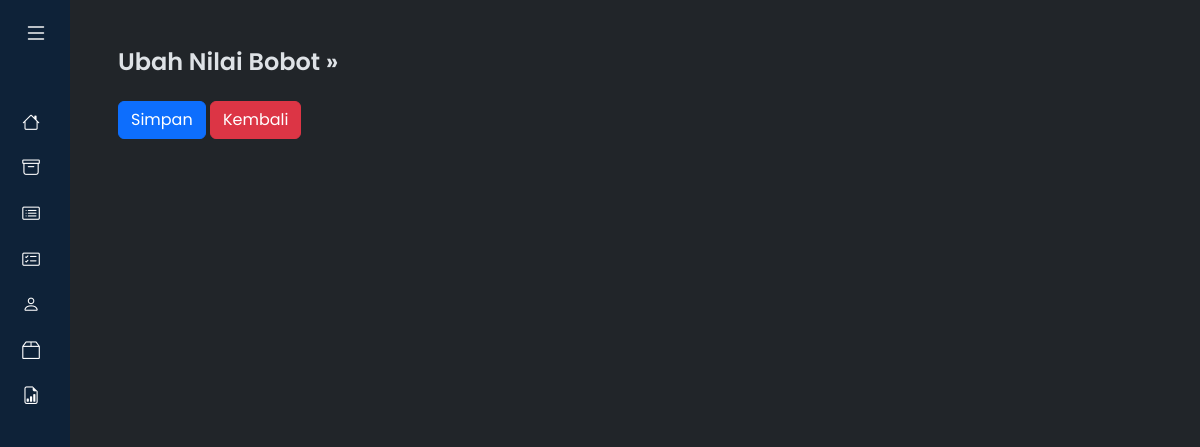
Page /?m=rel_alternatif_ubah&ID=A2&periode=2024-11-14 on the earlier database version.
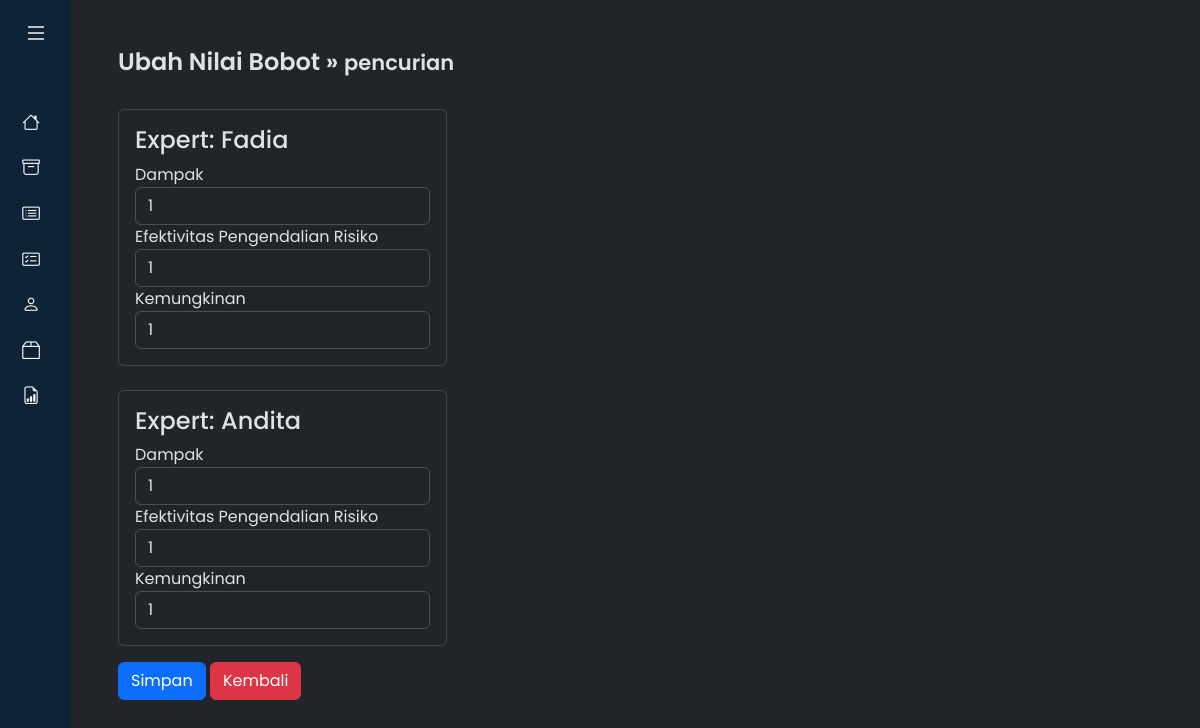
Same page on the later database version.
### tables this page shows
CREATE TABLE `tb_alternatif` (
  `kode_alternatif` varchar(16) NOT NULL,
  `tanggal` date NOT NULL,
  `nama_alternatif` varchar(256) NOT NULL DEFAULT '',
  `kategori` varchar(256) NOT NULL,
  `total` double NOT NULL,
  `rank` int(11) NOT NULL DEFAULT 0
);

CREATE TABLE `tb_experts` (
  `kode_expert` varchar(16) NOT NULL,
  `tanggal` date NOT NULL,
  `nama_expert` varchar(256) NOT NULL
);

CREATE TABLE `tb_kriteria` (
  `kode_kriteria` varchar(16) NOT NULL,
  `tanggal` date NOT NULL,
  `nama_kriteria` varchar(256) NOT NULL,
  `atribut` varchar(256) NOT NULL
);

### functions.php (called while the page is built, shortened)
<?php
include 'config.php';
include 'includes/db.php';
$db = new DB($config['server'], $config['username'], $config['password'], $config['database_name']);
function _get($key, $val = null)
{
    if (isset($_GET[$key]))
        return $_GET[$key];
    else
        return $val;
}
$mod = isset($_GET['m']) ? $_GET['m'] : 'home';

### config.php (called while the page is built)
<?php
$config["server"] = 'localhost';
$config["username"] = 'root';
$config["password"] = '';
$config["database_name"] = 'dbfahpvik';
?>

### includes/db.php (called while the page is built, shortened)
<?php
class DB
{
    var $conn = null;
    public function __construct($host, $username, $passwd, $dbname)
    {
        $this->conn = mysqli_connect($host, $username, $passwd, $dbname);
    }
    public function query($sql)
    {
        $query = mysqli_query($this->conn, $sql) or die('<pre>Error mysqli_query: ' . mysqli_error($this->conn) . '<br />' . $sql . '</pre>');
        return $query;
    }
    public function get_row($sql)
    {
        $query = $this->query($sql);
        return mysqli_fetch_object($query);
    }
    public function get_results($sql)
    {
        $query = $this->query($sql);
        $arr = array();
        while ($row = mysqli_fetch_object($query)) {
            $arr[] = $row;
        }
        return $arr;
    }
    public function get_var($sql)
    {
        $query = $this->query($sql);
        $row = mysqli_fetch_row($query);
        return isset($row[0]);
    }
}

### rel_alternatif_ubah.php (the view, shortened to what this page needs)
<?php
$row = $db->get_row("SELECT * FROM tb_alternatif WHERE kode_alternatif='$_GET[ID]' AND tanggal='$PERIODE'");
?>
<div class="page-header">
    <h1>Ubah Nilai Bobot &raquo; <small><?= $row->nama_alternatif ?></small></h1>
</div>
<div class="row">
    <div class="col-sm-4">
        <form method="post">
            <?php
            $experts = $db->get_results("SELECT * FROM tb_experts WHERE tanggal='$PERIODE'");
            $kriteria = $db->get_results("SELECT * FROM tb_kriteria WHERE tanggal='$PERIODE'");
            foreach ($experts as $expert) {
                foreach ($kriteria as $krit) {
                    $existing = $db->get_var("SELECT COUNT(*) FROM tb_rel_alternatif
                        WHERE tanggal='$PERIODE'
                        AND kode_alternatif='$row->kode_alternatif'
                        AND kode_kriteria='$krit->kode_kriteria'
                        AND kode_expert='$expert->kode_expert'");
                }
            }
            foreach ($experts as $expert) : ?>
            <div class="card mt-4 p-3">
                <h4>Expert: <?= $expert->nama_expert ?></h4>
                <?php foreach ($kriteria as $krit) :
                    $nilai = $db->get_var("SELECT nilai FROM tb_rel_alternatif
                        WHERE tanggal='$PERIODE'
                        AND kode_alternatif='$row->kode_alternatif'
                        AND kode_kriteria='$krit->kode_kriteria'
                        AND kode_expert='$expert->kode_expert'");
                ?>
                    <div class="form-group">
                        <label><?= $krit->nama_kriteria ?></label>
                        <input type="number" class="form-control" min="1" max="5" name="nilai[<?= $expert->kode_expert ?>][<?= $krit->kode_kriteria ?>]" value="<?= $nilai ?>">
                    </div>
                <?php endforeach; ?>
            </div>
            <?php endforeach; ?>
            <div class="form-group mt-3">
                <button class="btn btn-primary" type="submit"><span class="glyphicon glyphicon-save"></span> Simpan</button>
                <a class="btn btn-danger" href="?m=rel_alternatif&periode=<?= $PERIODE ?>"><span class="glyphicon glyphicon-arrow-left"></span> Kembali</a>
            </div>
        </form>
    </div>
</div>

### index.php (shortened to what this page needs)
<?php
include 'functions.php';
?>
<!DOCTYPE html>
<html lang="en" data-bs-theme="dark">
<head>
  <link href="https://cdn.jsdelivr.net/npm/bootstrap@5.3.3/dist/css/bootstrap.min.css" rel="stylesheet">
  <link
      rel="stylesheet"
      href="https://cdnjs.cloudflare.com/ajax/libs/bootstrap-icons/1.11.3/font/bootstrap-icons.min.css"
    />
  <link rel="stylesheet" href="assets/css/style.css">
</head>
<body>
    <div class="d-flex justify-content-between page-size">
        <aside id="sidebar">
            <div class="position-fixed">
                <div class="d-flex">
                    <button class="toggle-btn" type="button">
                    <i class="bi bi-list"></i>
                    </button>
                </div>
                <ul class="sidebar-nav">
                    <li class="sidebar-item">
                        <a href="index.php?m=home" class="sidebar-link" title="Home">
                            <i class="bi bi-house"></i>
                        </a>
                    </li>
                    <li class="sidebar-item">
                        <a href="?m=periode&periode=<?= _get('periode') ?>" class="sidebar-link" title="File">
                            <i class="bi bi-archive"></i>
                        </a>
                    </li>
                    <li class="sidebar-item">
                        <a href="?m=alternatif&periode=<?= _get('periode')?>" class="sidebar-link" title="Alternative">
                            <i class="bi bi-card-list"></i>
                        </a>
                    </li>
                    <li class="sidebar-item">
                        <a href="?m=kriteria&periode=<?= _get('periode')?>" class="sidebar-link" title="Criteria">
                            <i class="bi bi-card-checklist"></i>
                        </a>
                    </li>
                    <li class="sidebar-item">
                        <a href="?m=experts&periode=<?= _get('periode')?>" class="sidebar-link" title="Expert">
                            <i class="bi bi-person"></i>
                        </a>
                    </li>
                    <li class="sidebar-item">
                        <a href="?m=rel_kriteria&periode=<?= _get('periode')?>" class="sidebar-link collapsed has-dropdown"
                            data-bs-target="#auth" aria-expanded="false" aria-controls="auth" title="Weight">
                            <i class="bi bi-box2"></i>
                        </a>
                    </li>
                    <li class="sidebar-item">
                        <a href="?m=hitung&periode=<?= _get('periode')?>" class="sidebar-link">
                            <i class="bi bi-file-earmark-bar-graph"></i>
                        </a>
                    </li>
                </ul>
            </div>
        </aside>
        <div class="d-flex flex-column p-5 main-size">
        <?php
        if (file_exists($mod . '.php')) {
          $PERIODE = _get('periode');
          include $mod . '.php';
      } else {
          include 'home.php';
      }
      ?>
        </div>
    </div>
</body>
</html>

### assets/css/style.css (style rules this page uses)
* { margin: 0; padding: 0; }
.page-size { height: 100%; min-height: 100vh; }
.main-size { width: 100%; }
a { text-decoration: none; }
li { list-style: none; }
h1 { font-weight: 600; font-size: 1.5rem; }
body { height: 100%; font-family: 'Poppins', sans-serif; }
#sidebar { position: sticky; width: 70px; min-width: 70px; z-index: 1000; transition: all .25s ease-in-out; background-color: #0e2238; display: flex; flex-direction: column; }
.toggle-btn { background-color: transparent; cursor: pointer; border: 0; padding: 1rem 1.5rem; }
.toggle-btn i { font-size: 1.5rem; color: #FFF; }
.sidebar-nav { padding: 2rem 0; flex: 1 1 auto; }
a.sidebar-link { padding: 0.6rem 1.2rem; color: #FFF; display: block; font-size: 0.9rem; white-space: nowrap; border-left: 3px solid transparent; }
.sidebar-link i { font-size: 1.1rem; margin-right: .75rem; }
.sidebar-item { position: relative; }

Differences in the rows shown:
added tb_alternatif: nama_alternatif "pencurian"
added tb_experts: nama_expert "Fadia"
added tb_kriteria: nama_kriteria "Dampak", value "1"
added tb_kriteria: nama_kriteria "Efektivitas Pengendalian Risiko", value "1"
added tb_kriteria: nama_kriteria "Kemungkinan", value "1"
added tb_experts: nama_expert "Andita"
